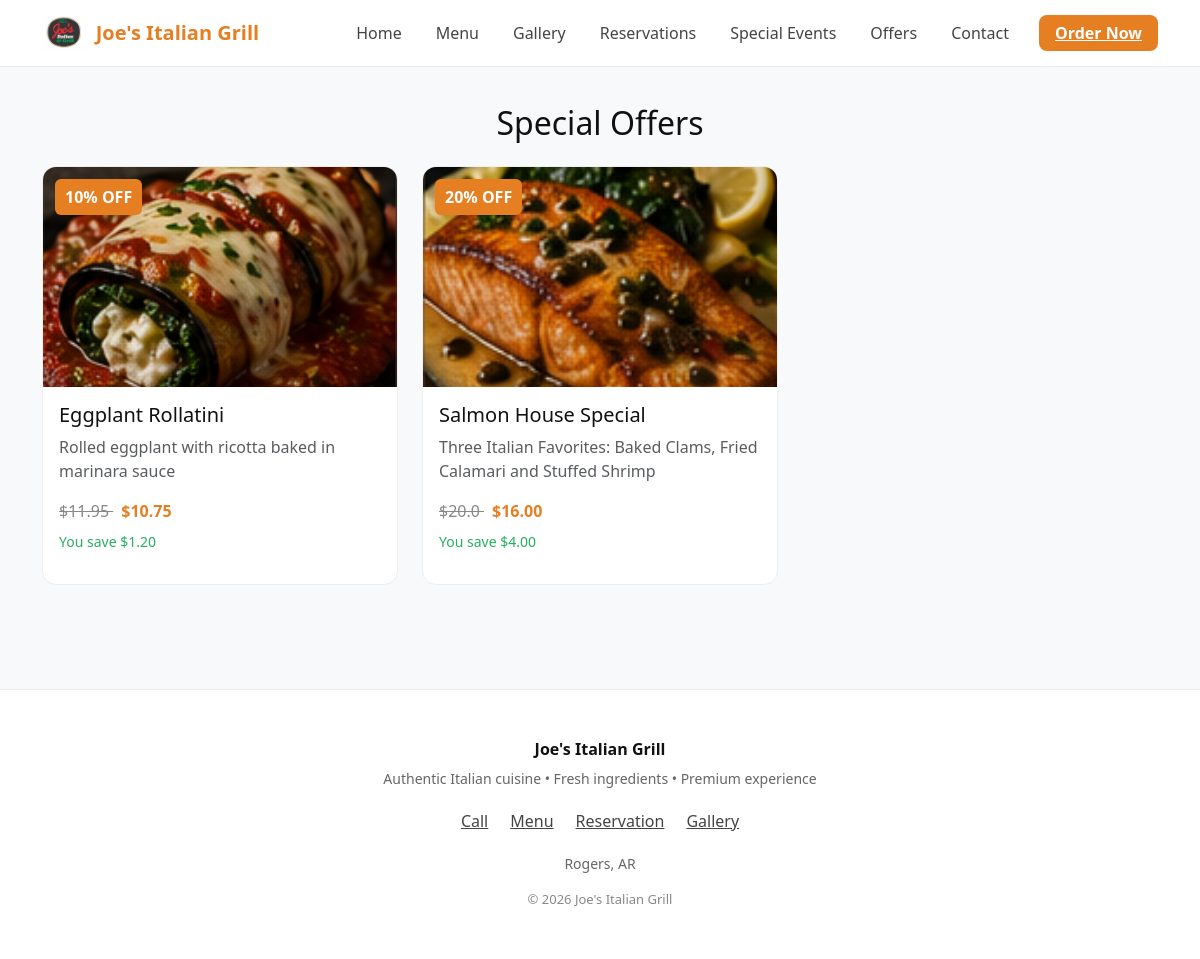
Screenshot of /offers/ with the database file from the repository.
### products/models.py (models this page shows, shortened)
class Product(models.Model):
    name = models.CharField(max_length=200)
    category = models.ForeignKey(Category, on_delete=models.CASCADE, related_name='products')
    price = models.FloatField()
    description = models.TextField(blank=True)
    image = models.ImageField(upload_to='products/', blank=True, null=True)
    is_best_seller = models.BooleanField(default=False)
    is_offer = models.BooleanField(default=False)
    discount = models.IntegerField(null=True, blank=True)  # e.g. 20 means 20%
    offer_label = models.CharField(max_length=100, blank=True)
    created_at = models.DateTimeField(auto_now_add=True)
    def get_discounted_price(self):
        if self.discount:
            return self.price - (self.price * self.discount / 100)
        return self.price
    def get_savings(self):
        if self.discount:
            return (self.price * self.discount / 100)
        return 0

### core/views.py (the view)
# urls.py: path('offers/', offers, name='offers'),
def offers(request):
    offers = Product.objects.filter(is_offer=True)
    return render(request, 'offers.html', {
        'offers': offers
    })

### templates/offers.html (shortened to what this page needs)
{% extends 'base.html' %}
{% block content %}
<h2 class="text-center mb-4"> Special Offers</h2>
<div class="row">
{% for product in offers %}
<div class="col-md-4 mb-4">
    <div class="offer-card">
        {% if product.image %}
        <img src="{{ product.image.url }}" class="offer-img">
        {% endif %}
        {% if product.discount %}
        <div class="discount-badge">
            {{ product.discount }}% OFF
        </div>
        {% endif %}
        <div class="p-3">
            <h5>{{ product.name }}</h5>
            <p class="text-muted">{{ product.description|truncatewords:10 }}</p>
            <div class="mb-2">
                {% if product.discount %}
                    <span class="price-old">
                        ${{ product.price }}
                    </span>
                {% endif %}
                <span class="price-new">
                    ${{ product.get_discounted_price|floatformat:2 }}
                </span>
            </div>
            {% if product.discount %}
            <p class="save-text">
                You save ${{ product.get_savings|floatformat:2 }}
            </p>
            {% endif %}
        </div>
    </div>
</div>
{% empty %}
<p class="text-center text-muted">No offers available</p>
{% endfor %}
</div>
{% endblock %}

### templates/base.html (style rules this page uses)
body { background: #f8f9fa; color: #1a1a1a; font-family: 'Segoe UI', sans-serif; padding-top: 80px; margin: 0; }

### templates/offers.html (style rules this page uses)
body { background: #f8f9fa; color: #111; }
.offer-card { background: #fff; border-radius: 14px; overflow: hidden; transition: 0.3s; position: relative; border: 1px solid #eee; }
.offer-img { width: 100%; height: 220px; object-fit: cover; }
.discount-badge { position: absolute; top: 12px; left: 12px; background: #e67e22; color: #fff; padding: 6px 10px; border-radius: 6px; font-weight: bold; }
.price-old { text-decoration: line-through; color: #888; }
.price-new { color: #e67e22; font-weight: bold; margin-left: 8px; }
.save-text { color: #27ae60; font-size: 14px; }

### rows the page displays
Product: image (picture), discount "10", name "Eggplant Rollatini", description "Rolled eggplant with ricotta baked in marinara sauce", price "11.95", get_discounted_price "10.75", get_savings "1.20"
Product: image (picture), discount "20", name "Salmon House Special", description "Three Italian Favorites: Baked Clams, Fried Calamari and Stuffed Shrimp", price "20.0", get_discounted_price "16.00", get_savings "4.00"
